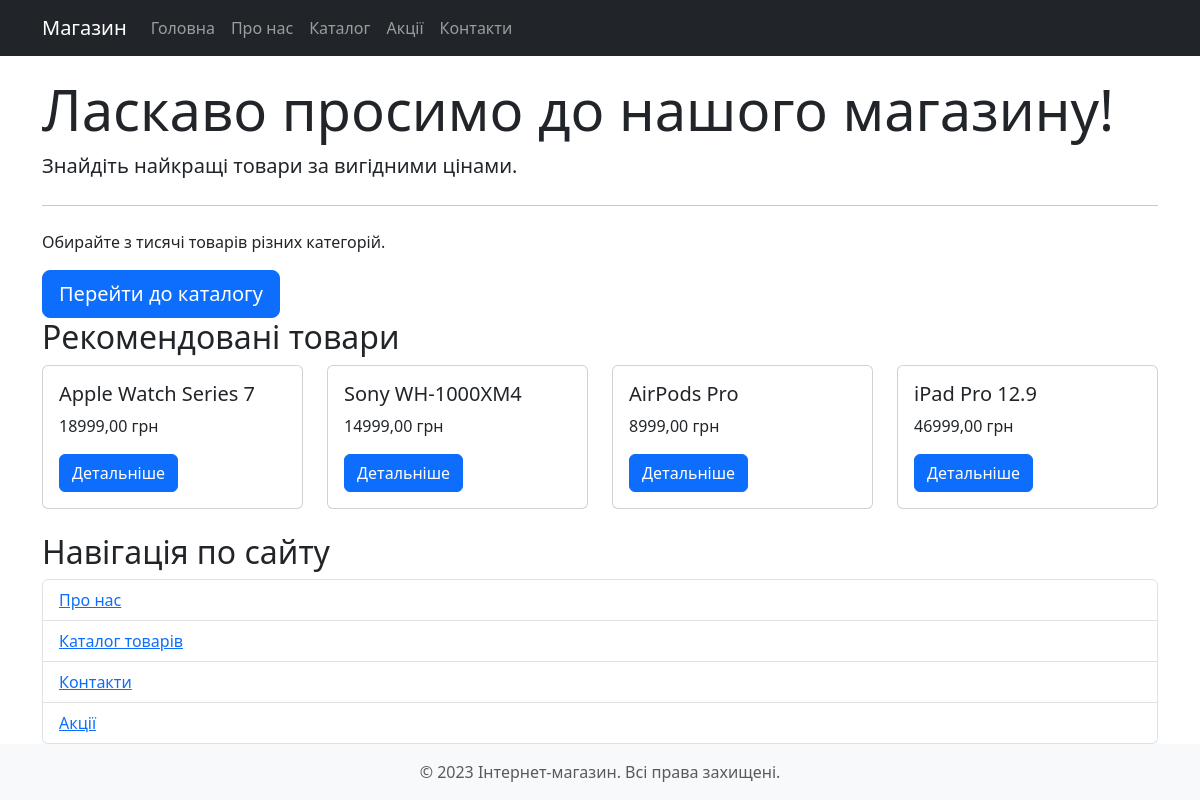
The page / on the database its author committed.
### catalog/models.py (models this page shows, shortened)
class Product(models.Model):
    STATUS_CHOICES = [
        ('in_stock', 'В наявності'),
        ('out_of_stock', 'Немає в наявності'),
        ('on_order', 'Під замовлення'),
    ]
    WARRANTY_CHOICES = [
        (6, '6 місяців'),
        (12, '1 рік'),
        (24, '2 роки'),
        (36, '3 роки'),
    ]
    name = models.CharField('Назва товару', max_length=255)
    slug = models.SlugField('URL', max_length=255, unique=True)
    category = models.ForeignKey(Category, verbose_name='Категорія', on_delete=models.CASCADE, related_name='products')
    price = models.DecimalField('Ціна', max_digits=10, decimal_places=2)
    old_price = models.DecimalField('Стара ціна', max_digits=10, decimal_places=2, blank=True, null=True)
    description = models.TextField('Опис', blank=True)
    features = models.TextField('Характеристики', blank=True)
    status = models.CharField('Статус', max_length=20, choices=STATUS_CHOICES, default='in_stock')
    warranty = models.PositiveSmallIntegerField('Гарантія (місяців)', choices=WARRANTY_CHOICES, default=12)
    quantity = models.PositiveIntegerField('Кількість', default=1)
    created_at = models.DateTimeField('Дата створення', auto_now_add=True)
    updated_at = models.DateTimeField('Дата оновлення', auto_now=True)
    is_featured = models.BooleanField('Рекомендований', default=False)
    is_new = models.BooleanField('Новинка', default=False)
    class Meta:
        verbose_name = 'товар'
        verbose_name_plural = 'товари'
        ordering = ['-created_at']
    def get_absolute_url(self):
        return reverse('product_detail', kwargs={'slug': self.slug})

### catalog/views.py (the view)
# urls.py: path('', views.HomePageView.as_view(), name='home'),
class HomePageView(TemplateView):
    template_name = 'catalog/home.html'
    def get_context_data(self, **kwargs):
        context = super().get_context_data(**kwargs)
        context['title'] = 'Головна сторінка'
        context['pages'] = [
            {'title': 'Про нас', 'url_name': 'about'},
            {'title': 'Каталог товарів', 'url_name': 'product_list'},
            {'title': 'Контакти', 'url_name': 'contacts'},
            {'title': 'Акції', 'url_name': 'specials'},
        ]
        context['featured_products'] = Product.objects.filter(is_featured=True)[:4]
        return context

### templates/catalog/home.html
{% extends 'base.html' %}
{% block content %}
<div class="jumbotron">
    <h1 class="display-4">Ласкаво просимо до нашого магазину!</h1>
    <p class="lead">Знайдіть найкращі товари за вигідними цінами.</p>
    <hr class="my-4">
    <p>Обирайте з тисячі товарів різних категорій.</p>
    <a class="btn btn-primary btn-lg" href="{% url 'product_list' %}" role="button">Перейти до каталогу</a>
</div>
<h2>Рекомендовані товари</h2>
<div class="row">
    {% for product in featured_products %}
    <div class="col-md-3 mb-4">
        <div class="card h-100">
            <div class="card-body">
                <h5 class="card-title">{{ product.name }}</h5>
                <p class="card-text">{{ product.price }} грн</p>
                <a href="{{ product.get_absolute_url }}" class="btn btn-primary">Детальніше</a>
            </div>
        </div>
    </div>
    {% endfor %}
</div>
<h2>Навігація по сайту</h2>
<ul class="list-group">
    {% for page in pages %}
    <li class="list-group-item">
        <a href="{% url page.url_name %}">{{ page.title }}</a>
    </li>
    {% endfor %}
</ul>
{% endblock %}

### rows shown on the page
Product: name "Apple Watch Series 7", price "18999,00"
Product: name "Sony WH-1000XM4", price "14999,00"
Product: name "AirPods Pro", price "8999,00"
Product: name "iPad Pro 12.9", price "46999,00"

### other values the page prints
{{ page.title }} "Про нас" "Каталог товарів" "Контакти" "Акції"
